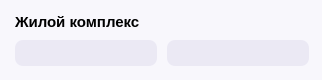
             <widget class="QWidget" name="sign_11" native="true">
              <property name="minimumSize">
               <size>
                <width>310</width>
                <height>0</height>
               </size>
              </property>
              <property name="maximumSize">
               <size>
                <width>322</width>
                <height>80</height>
               </size>
              </property>
              <property name="styleSheet">
               <string notr="true">background-color: rgb(248, 247, 252);
border: none;
border-radius: 21px;
</string>
              </property>
              <widget class="QWidget" name="layoutWidget_61">
               <property name="geometry">
                <rect>
                 <x>0</x>
                 <y>0</y>
                 <width>326</width>
                 <height>81</height>
                </rect>
               </property>
               <layout class="QVBoxLayout" name="verticalLayout_54">
                <property name="spacing">
                 <number>5</number>
                </property>
                <property name="leftMargin">
                 <number>15</number>
                </property>
                <property name="topMargin">
                 <number>9</number>
                </property>
                <property name="rightMargin">
                 <number>15</number>
                </property>
                <property name="bottomMargin">
                 <number>15</number>
                </property>
                <item>
                 <widget class="QLabel" name="label_122">
                  <property name="font">
                   <font>
                    <pointsize>11</pointsize>
                    <weight>75</weight>
                    <bold>true</bold>
                   </font>
                  </property>
                  <property name="text">
                   <string>Жилой комплекс</string>
                  </property>
                 </widget>
                </item>
                <item>
                 <layout class="QHBoxLayout" name="horizontalLayout_46">
                  <property name="spacing">
                   <number>10</number>
                  </property>
                  <item>
                   <widget class="QLabel" name="label_123">
                    <property name="minimumSize">
                     <size>
                      <width>142</width>
                      <height>26</height>
                     </size>
                    </property>
                    <property name="maximumSize">
                     <size>
                      <width>142</width>
                      <height>26</height>
                     </size>
                    </property>
                    <property name="font">
                     <font>
                      <pointsize>10</pointsize>
                      <weight>75</weight>
                      <bold>true</bold>
                     </font>
                    </property>
                    <property name="styleSheet">
                     <string notr="true">background-color: rgb(235, 233, 244);
border: none;
border-radius: 8px;</string>
                    </property>
                    <property name="frameShadow">
                     <enum>QFrame::Plain</enum>
                    </property>
                    <property name="text">
                     <string/>
                    </property>
                    <property name="margin">
                     <number>0</number>
                    </property>
                   </widget>
                  </item>
                  <item>
                   <widget class="QLabel" name="label_124">
                    <property name="minimumSize">
                     <size>
                      <width>142</width>
                      <height>26</height>
                     </size>
                    </property>
                    <property name="maximumSize">
                     <size>
                      <width>142</width>
                      <height>26</height>
                     </size>
                    </property>
                    <property name="font">
                     <font>
                      <pointsize>10</pointsize>
                      <weight>75</weight>
                      <bold>true</bold>
                     </font>
                    </property>
                    <property name="styleSheet">
                     <string notr="true">background-color: rgb(235, 233, 244);
border: none;
border-radius: 8px;</string>
                    </property>
                    <property name="frameShadow">
                     <enum>QFrame::Plain</enum>
                    </property>
                    <property name="text">
                     <string/>
                    </property>
                    <property name="margin">
                     <number>0</number>
                    </property>
                   </widget>
                  </item>
                 </layout>
                </item>
               </layout>
              </widget>
             </widget>
